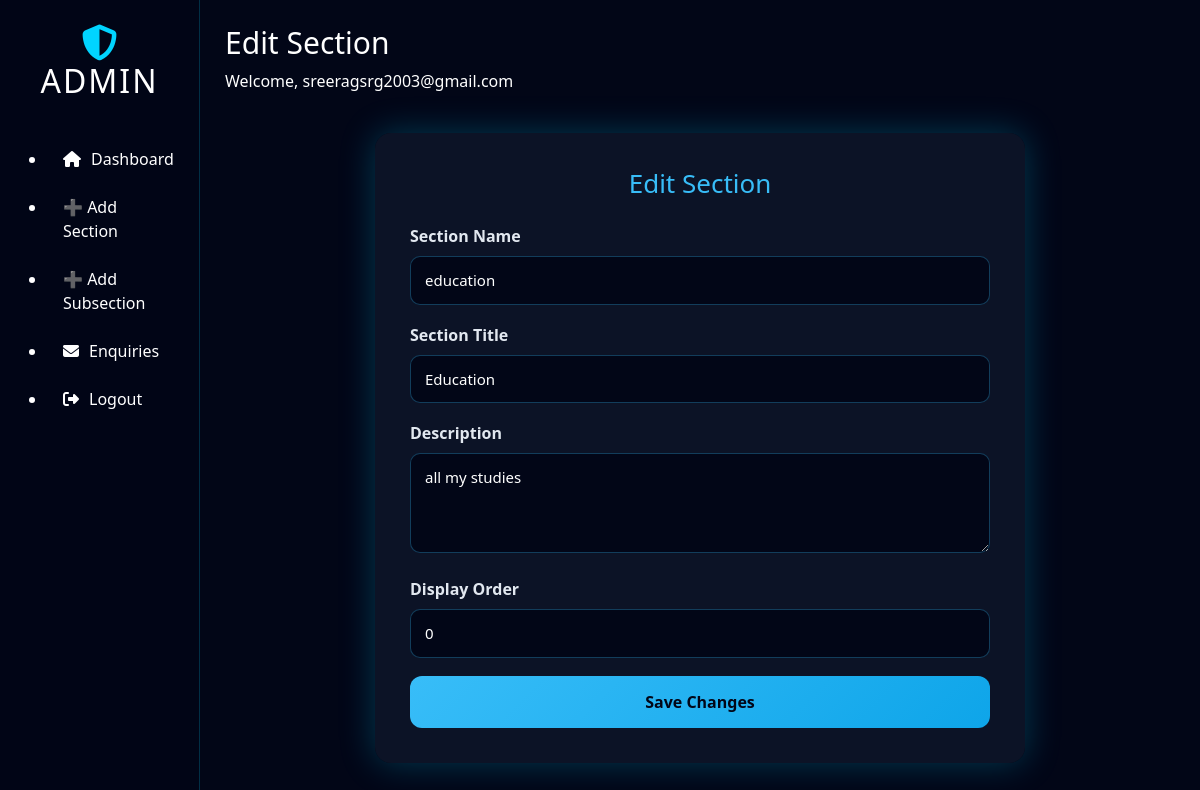
Page /admin/sections/edit/1 (signed in) on the earlier database version.
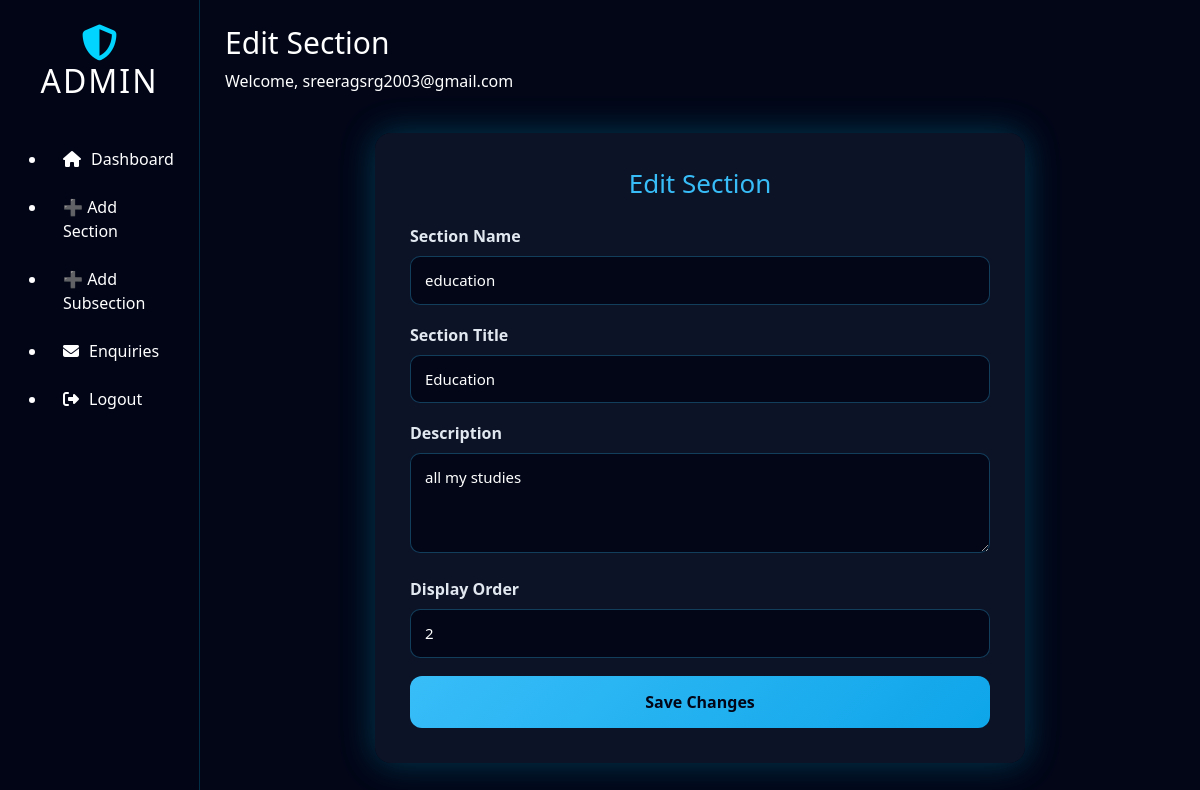
Same page on the later database version.
### models.py (models this page shows)
class SectionHead(db.Model):
    __tablename__ = "section_head"
    id = db.Column(db.Integer, primary_key=True)
    section_name = db.Column(db.String(100), unique=True, nullable=False)
    section_title = db.Column(db.String(200), nullable=False)
    section_description = db.Column(db.Text)
    display_order = db.Column(db.Integer, default=0)
    items = db.relationship("SectionBody", backref="section", cascade="all, delete",
                            order_by="SectionBody.item_order")

### admin/routes.py (the view, shortened to what this page needs)
@admin_bp.route("/sections/edit/<int:id>", methods=["GET", "POST"])
@login_required
def edit_section(id):
    section = SectionHead.query.get_or_404(id)
    return render_template("edit_section.html", section=section)

### admin/routes.py (called while the page is built)
def login_required(f):
    from functools import wraps
    @wraps(f)
    def wrapper(*args, **kwargs):
        if "admin_id" not in session:
            return redirect(url_for("admin.login"))
        return f(*args, **kwargs)
    return wrapper

### templates/edit_section.html
{% extends "admin_layout.html" %}
{% set page_title = "Edit Section" %}
{% block content %}
<div class="admin-form-wrapper">
    <h2>Edit Section</h2>
    <form method="POST">
        <div class="form-group">
            <label>Section Name</label>
            <input type="text" name="section_name" value="{{ section.section_name }}" required>
        </div>
        <div class="form-group">
            <label>Section Title</label>
            <input type="text" name="section_title" value="{{ section.section_title }}" required>
        </div>
        <div class="form-group">
            <label>Description</label>
            <textarea name="section_description">{{ section.section_description }}</textarea>
        </div>
        <div class="form-group">
            <label>Display Order</label>
            <input type="number" name="display_order" value="{{ section.display_order }}" required>
        </div>
        <button type="submit" class="submit-btn">Save Changes</button>
    </form>
</div>
{% endblock %}

Differences in the rows shown:
changed SectionHead "education": display_order "0" → "2"
